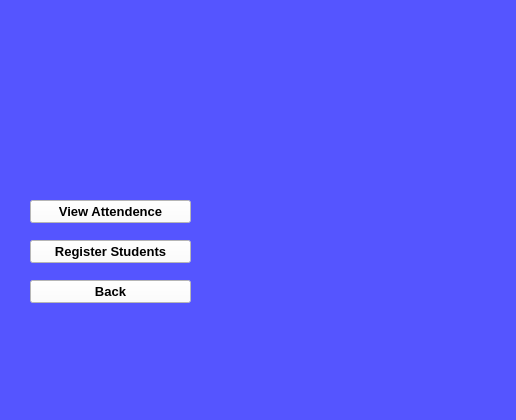
<?xml version="1.0" encoding="UTF-8"?>
<ui version="4.0">
 <class>MainWindow</class>
 <widget class="QMainWindow" name="MainWindow">
  <property name="geometry">
   <rect>
    <x>0</x>
    <y>0</y>
    <width>516</width>
    <height>420</height>
   </rect>
  </property>
  <property name="windowTitle">
   <string>MainWindow</string>
  </property>
  <property name="styleSheet">
   <string notr="true">background-color: rgb(85, 85, 255);</string>
  </property>
  <widget class="QWidget" name="centralwidget">
   <widget class="QLabel" name="label_2">
    <property name="geometry">
     <rect>
      <x>30</x>
      <y>30</y>
      <width>161</width>
      <height>161</height>
     </rect>
    </property>
    <property name="text">
     <string/>
    </property>
    <property name="pixmap">
     <pixmap>../Desktop/project_photos/Capture_yf.JPG</pixmap>
    </property>
    <property name="scaledContents">
     <bool>true</bool>
    </property>
   </widget>
   <widget class="QPushButton" name="pushButton_2">
    <property name="geometry">
     <rect>
      <x>30</x>
      <y>200</y>
      <width>161</width>
      <height>23</height>
     </rect>
    </property>
    <property name="font">
     <font>
      <pointsize>10</pointsize>
      <weight>75</weight>
      <bold>true</bold>
     </font>
    </property>
    <property name="styleSheet">
     <string notr="true">background-color: rgb(255, 255, 255);</string>
    </property>
    <property name="text">
     <string>View Attendence</string>
    </property>
   </widget>
   <widget class="QPushButton" name="pushButton_3">
    <property name="geometry">
     <rect>
      <x>30</x>
      <y>240</y>
      <width>161</width>
      <height>23</height>
     </rect>
    </property>
    <property name="font">
     <font>
      <pointsize>10</pointsize>
      <weight>75</weight>
      <bold>true</bold>
     </font>
    </property>
    <property name="styleSheet">
     <string notr="true">background-color: rgb(255, 255, 255);</string>
    </property>
    <property name="text">
     <string>Register Students</string>
    </property>
   </widget>
   <widget class="QPushButton" name="pushButton_4">
    <property name="geometry">
     <rect>
      <x>30</x>
      <y>280</y>
      <width>161</width>
      <height>23</height>
     </rect>
    </property>
    <property name="font">
     <font>
      <pointsize>10</pointsize>
      <weight>75</weight>
      <bold>true</bold>
     </font>
    </property>
    <property name="styleSheet">
     <string notr="true">background-color: rgb(255, 255, 255);</string>
    </property>
    <property name="text">
     <string>Back</string>
    </property>
   </widget>
  </widget>
 </widget>
 <resources/>
 <connections/>
</ui>
